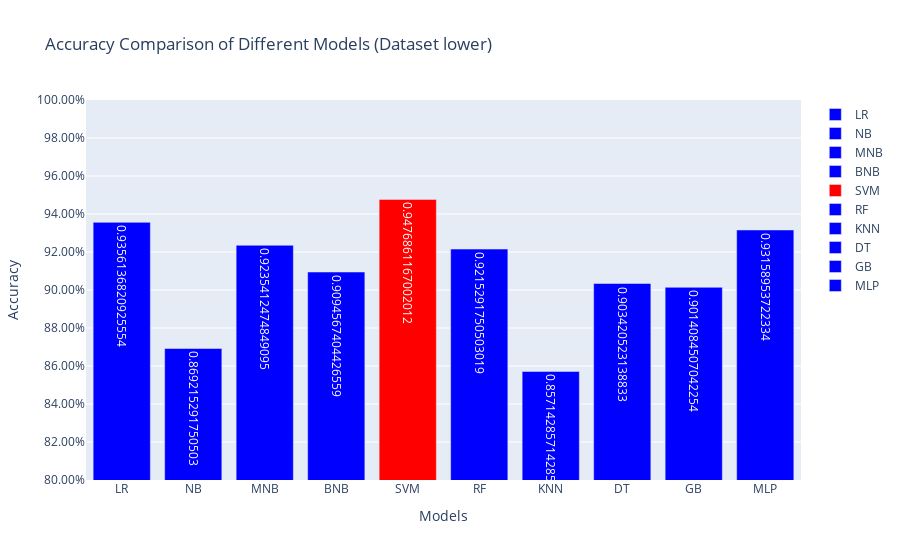
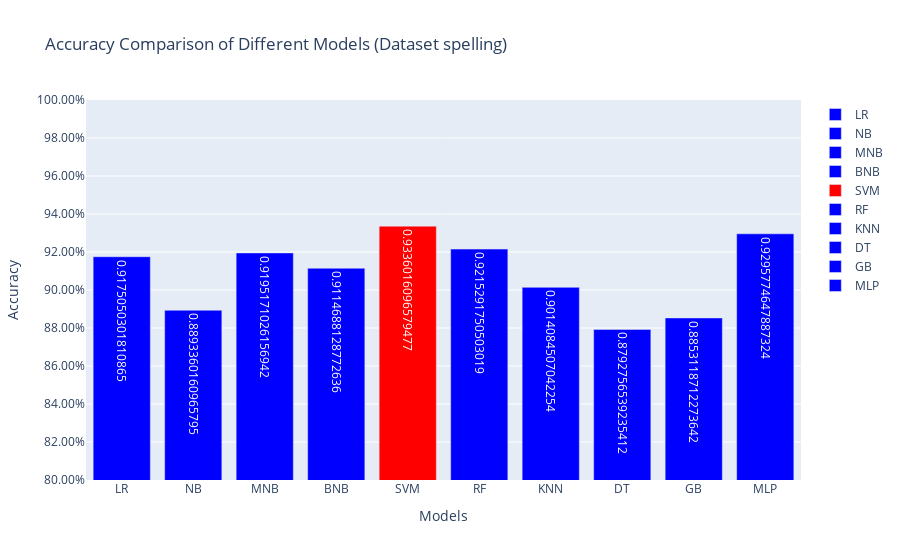
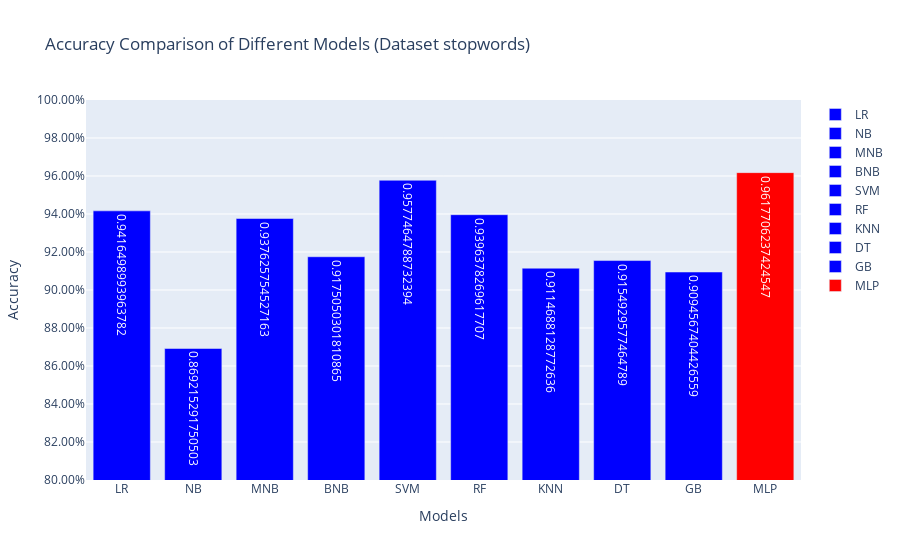
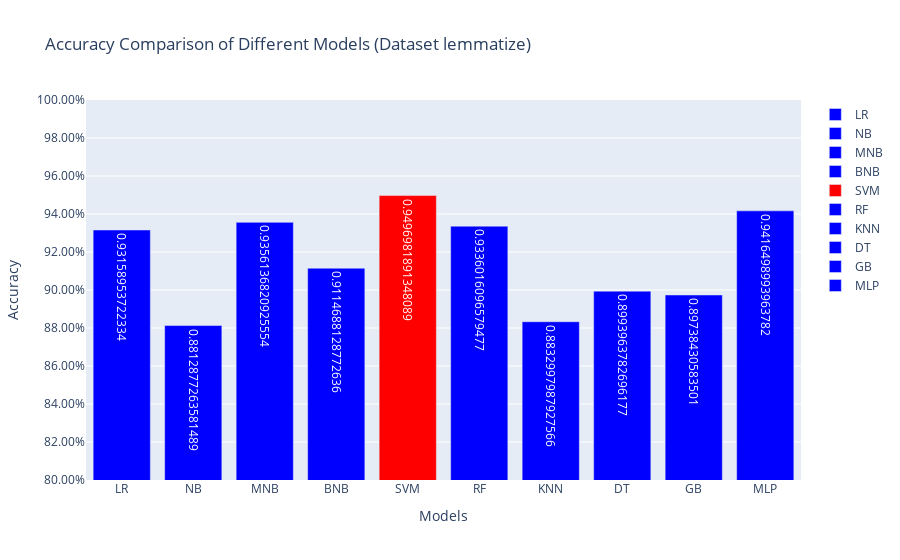

Notebook source saved alongside these figures, in order:
### Markdown cell above
## Natural language processing

Here we can see both the confusion matrix and the accuracy score for each model. \
Most of the models have a very high accuracy score, even higher that the models based on the scoring. \

On average we can say that the SVM has quite a good score but gets beaten by the Neural Network, when combined with the stopword dataset. \
But here we are at such a high accuracy score that it is hard to say which model is the best, as they are all very close to each other.

Generaly the Naive Bayes models have a much worse performance here than in the scoring part. \
Same goes for the KNN model, which has a comparatively low accuracy score.\

But which is still on par with the scoring part of task 3.

### Code cell
for daset in datasets:
    model_accuracies = []
    for model in modles:
        accuracy = modles[model][daset.attrs["name"]]['accuracy']
        model_accuracies.append({"Model": model, "Accuracy": accuracy})
    
    df = pd.DataFrame(model_accuracies)
    
    # Color scale for the bar chart
    color_scale = px.colors.sequential.Bluered
    
    # Normalize accuracy values between 0 and 1
    df['NormalizedAccuracy'] = (df['Accuracy'] - df['Accuracy'].min()) / (df['Accuracy'].max() - df['Accuracy'].min())
    
    # Map normalized accuracy to color scale
    df['Color'] = df['NormalizedAccuracy'].apply(lambda x: color_scale[int(x * (len(color_scale) - 1))])
    
    # Create a Plotly bar chart
    fig = go.Figure()
    
    for index, row in df.iterrows():
        fig.add_trace(go.Bar(x=[row['Model']], y=[row['Accuracy']], text=[row['Accuracy']], textposition='auto',
                             marker_color=row['Color'], name=row['Model']))
    
    fig.update_layout(title_text=f'Accuracy Comparison of Different Models (Dataset {daset.attrs["name"]})', xaxis_title='Models', yaxis_title='Accuracy',
                      yaxis=dict(range=[0.8, 1], tickformat=".2%"))
    
    # Show the graph
    fig.show()

### Figure 1 — Plotly figure (JSON) as saved in the notebook; plotly's stock layout.template omitted (floating-point values rounded to 4 significant figures)
{"data": [{"marker": {"color": "rgb(0,0,255)"}, "name": "LR", "text": ["0.9356136820925554"], "textposition": "auto", "type": "bar", "x": ["LR"], "y": [0.9356]}, {"marker": {"color": "rgb(0,0,255)"}, "name": "NB", "text": ["0.869215291750503"], "textposition": "auto", "type": "bar", "x": ["NB"], "y": [0.8692]}, {"marker": {"color": "rgb(0,0,255)"}, "name": "MNB", "text": ["0.9235412474849095"], "textposition": "auto", "type": "bar", "x": ["MNB"], "y": [0.9235]}, {"marker": {"color": "rgb(0,0,255)"}, "name": "BNB", "text": ["0.9094567404426559"], "textposition": "auto", "type": "bar", "x": ["BNB"], "y": [0.9095]}, {"marker": {"color": "rgb(255,0,0)"}, "name": "SVM", "text": ["0.9476861167002012"], "textposition": "auto", "type": "bar", "x": ["SVM"], "y": [0.9477]}, {"marker": {"color": "rgb(0,0,255)"}, "name": "RF", "text": ["0.9215291750503019"], "textposition": "auto", "type": "bar", "x": ["RF"], "y": [0.9215]}, {"marker": {"color": "rgb(0,0,255)"}, "name": "KNN", "text": ["0.8571428571428571"], "textposition": "auto", "type": "bar", "x": ["KNN"], "y": [0.8571]}, {"marker": {"color": "rgb(0,0,255)"}, "name": "DT", "text": ["0.903420523138833"], "textposition": "auto", "type": "bar", "x": ["DT"], "y": [0.9034]}, {"marker": {"color": "rgb(0,0,255)"}, "name": "GB", "text": ["0.9014084507042254"], "textposition": "auto", "type": "bar", "x": ["GB"], "y": [0.9014]}, {"marker": {"color": "rgb(0,0,255)"}, "name": "MLP", "text": ["0.93158953722334"], "textposition": "auto", "type": "bar", "x": ["MLP"], "y": [0.9316]}], "layout": {"title": {"text": "Accuracy Comparison of Different Models (Dataset lower)"}, "xaxis": {"title": {"text": "Models"}}, "yaxis": {"range": [0.8, 1], "tickformat": ".2%", "title": {"text": "Accuracy"}}}}

### Figure 2 — Plotly figure (JSON) as saved in the notebook; plotly's stock layout.template omitted (floating-point values rounded to 4 significant figures)
{"data": [{"marker": {"color": "rgb(0,0,255)"}, "name": "LR", "text": ["0.9175050301810865"], "textposition": "auto", "type": "bar", "x": ["LR"], "y": [0.9175]}, {"marker": {"color": "rgb(0,0,255)"}, "name": "NB", "text": ["0.8893360160965795"], "textposition": "auto", "type": "bar", "x": ["NB"], "y": [0.8893]}, {"marker": {"color": "rgb(0,0,255)"}, "name": "MNB", "text": ["0.9195171026156942"], "textposition": "auto", "type": "bar", "x": ["MNB"], "y": [0.9195]}, {"marker": {"color": "rgb(0,0,255)"}, "name": "BNB", "text": ["0.9114688128772636"], "textposition": "auto", "type": "bar", "x": ["BNB"], "y": [0.9115]}, {"marker": {"color": "rgb(255,0,0)"}, "name": "SVM", "text": ["0.9336016096579477"], "textposition": "auto", "type": "bar", "x": ["SVM"], "y": [0.9336]}, {"marker": {"color": "rgb(0,0,255)"}, "name": "RF", "text": ["0.9215291750503019"], "textposition": "auto", "type": "bar", "x": ["RF"], "y": [0.9215]}, {"marker": {"color": "rgb(0,0,255)"}, "name": "KNN", "text": ["0.9014084507042254"], "textposition": "auto", "type": "bar", "x": ["KNN"], "y": [0.9014]}, {"marker": {"color": "rgb(0,0,255)"}, "name": "DT", "text": ["0.8792756539235412"], "textposition": "auto", "type": "bar", "x": ["DT"], "y": [0.8793]}, {"marker": {"color": "rgb(0,0,255)"}, "name": "GB", "text": ["0.8853118712273642"], "textposition": "auto", "type": "bar", "x": ["GB"], "y": [0.8853]}, {"marker": {"color": "rgb(0,0,255)"}, "name": "MLP", "text": ["0.9295774647887324"], "textposition": "auto", "type": "bar", "x": ["MLP"], "y": [0.9296]}], "layout": {"title": {"text": "Accuracy Comparison of Different Models (Dataset spelling)"}, "xaxis": {"title": {"text": "Models"}}, "yaxis": {"range": [0.8, 1], "tickformat": ".2%", "title": {"text": "Accuracy"}}}}

### Figure 3 — Plotly figure (JSON) as saved in the notebook; plotly's stock layout.template omitted (floating-point values rounded to 4 significant figures)
{"data": [{"marker": {"color": "rgb(0,0,255)"}, "name": "LR", "text": ["0.9416498993963782"], "textposition": "auto", "type": "bar", "x": ["LR"], "y": [0.9416]}, {"marker": {"color": "rgb(0,0,255)"}, "name": "NB", "text": ["0.869215291750503"], "textposition": "auto", "type": "bar", "x": ["NB"], "y": [0.8692]}, {"marker": {"color": "rgb(0,0,255)"}, "name": "MNB", "text": ["0.937625754527163"], "textposition": "auto", "type": "bar", "x": ["MNB"], "y": [0.9376]}, {"marker": {"color": "rgb(0,0,255)"}, "name": "BNB", "text": ["0.9175050301810865"], "textposition": "auto", "type": "bar", "x": ["BNB"], "y": [0.9175]}, {"marker": {"color": "rgb(0,0,255)"}, "name": "SVM", "text": ["0.9577464788732394"], "textposition": "auto", "type": "bar", "x": ["SVM"], "y": [0.9577]}, {"marker": {"color": "rgb(0,0,255)"}, "name": "RF", "text": ["0.9396378269617707"], "textposition": "auto", "type": "bar", "x": ["RF"], "y": [0.9396]}, {"marker": {"color": "rgb(0,0,255)"}, "name": "KNN", "text": ["0.9114688128772636"], "textposition": "auto", "type": "bar", "x": ["KNN"], "y": [0.9115]}, {"marker": {"color": "rgb(0,0,255)"}, "name": "DT", "text": ["0.9154929577464789"], "textposition": "auto", "type": "bar", "x": ["DT"], "y": [0.9155]}, {"marker": {"color": "rgb(0,0,255)"}, "name": "GB", "text": ["0.9094567404426559"], "textposition": "auto", "type": "bar", "x": ["GB"], "y": [0.9095]}, {"marker": {"color": "rgb(255,0,0)"}, "name": "MLP", "text": ["0.9617706237424547"], "textposition": "auto", "type": "bar", "x": ["MLP"], "y": [0.9618]}], "layout": {"title": {"text": "Accuracy Comparison of Different Models (Dataset stopwords)"}, "xaxis": {"title": {"text": "Models"}}, "yaxis": {"range": [0.8, 1], "tickformat": ".2%", "title": {"text": "Accuracy"}}}}

### Figure 4 — Plotly figure (JSON) as saved in the notebook; plotly's stock layout.template omitted (floating-point values rounded to 4 significant figures)
{"data": [{"marker": {"color": "rgb(0,0,255)"}, "name": "LR", "text": ["0.93158953722334"], "textposition": "auto", "type": "bar", "x": ["LR"], "y": [0.9316]}, {"marker": {"color": "rgb(0,0,255)"}, "name": "NB", "text": ["0.8812877263581489"], "textposition": "auto", "type": "bar", "x": ["NB"], "y": [0.8813]}, {"marker": {"color": "rgb(0,0,255)"}, "name": "MNB", "text": ["0.9356136820925554"], "textposition": "auto", "type": "bar", "x": ["MNB"], "y": [0.9356]}, {"marker": {"color": "rgb(0,0,255)"}, "name": "BNB", "text": ["0.9114688128772636"], "textposition": "auto", "type": "bar", "x": ["BNB"], "y": [0.9115]}, {"marker": {"color": "rgb(255,0,0)"}, "name": "SVM", "text": ["0.9496981891348089"], "textposition": "auto", "type": "bar", "x": ["SVM"], "y": [0.9497]}, {"marker": {"color": "rgb(0,0,255)"}, "name": "RF", "text": ["0.9336016096579477"], "textposition": "auto", "type": "bar", "x": ["RF"], "y": [0.9336]}, {"marker": {"color": "rgb(0,0,255)"}, "name": "KNN", "text": ["0.8832997987927566"], "textposition": "auto", "type": "bar", "x": ["KNN"], "y": [0.8833]}, {"marker": {"color": "rgb(0,0,255)"}, "name": "DT", "text": ["0.8993963782696177"], "textposition": "auto", "type": "bar", "x": ["DT"], "y": [0.8994]}, {"marker": {"color": "rgb(0,0,255)"}, "name": "GB", "text": ["0.89738430583501"], "textposition": "auto", "type": "bar", "x": ["GB"], "y": [0.8974]}, {"marker": {"color": "rgb(0,0,255)"}, "name": "MLP", "text": ["0.9416498993963782"], "textposition": "auto", "type": "bar", "x": ["MLP"], "y": [0.9416]}], "layout": {"title": {"text": "Accuracy Comparison of Different Models (Dataset lemmatize)"}, "xaxis": {"title": {"text": "Models"}}, "yaxis": {"range": [0.8, 1], "tickformat": ".2%", "title": {"text": "Accuracy"}}}}
